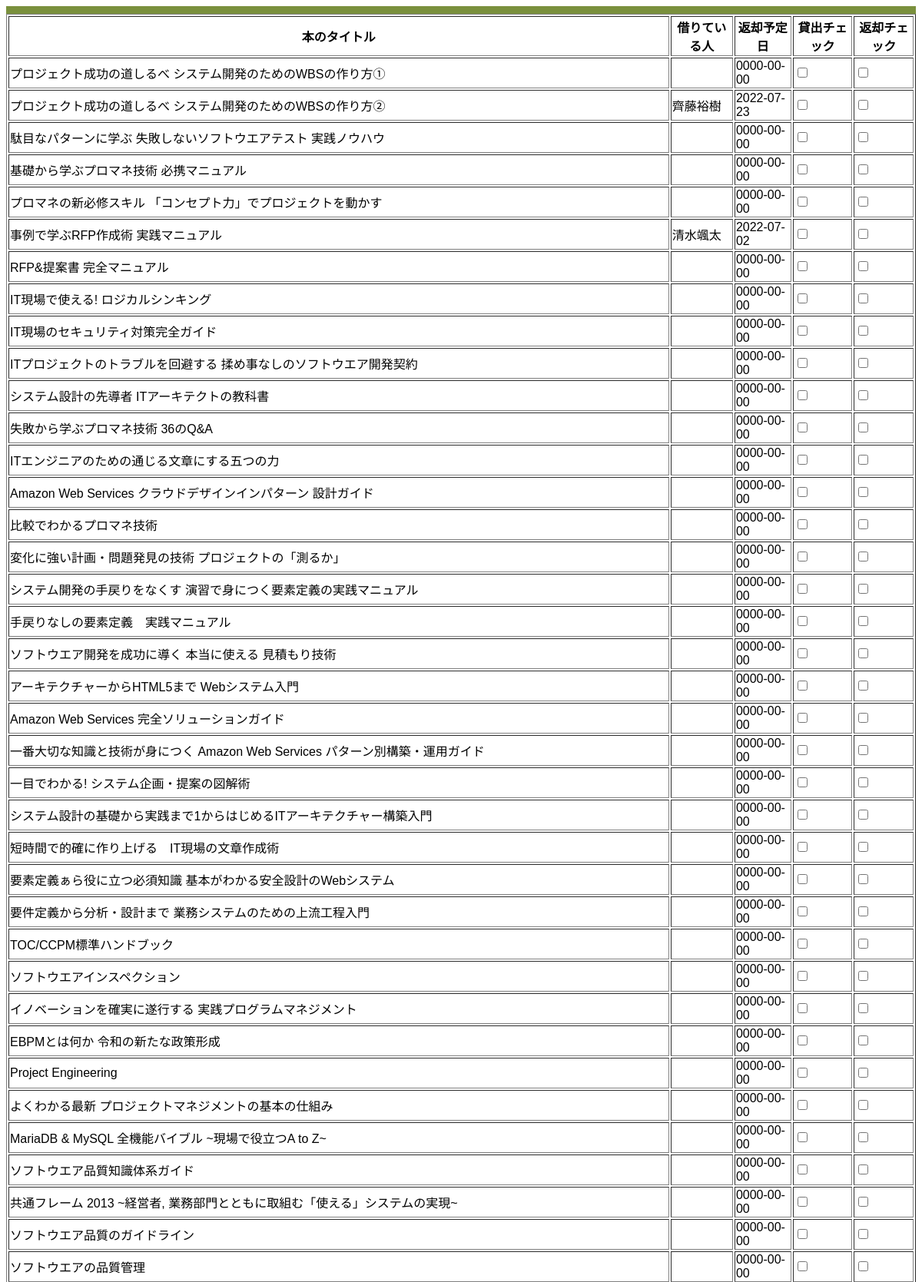
The page /application.php (upper part) on the database its author committed.
### tables this page shows
CREATE TABLE `books` (
  `id` int(11) NOT NULL AUTO_INCREMENT,
  `title` varchar(255) NOT NULL,
  `lending_day` date DEFAULT NULL,
  `users_name` varchar(255) NOT NULL,
  `return_day` date DEFAULT NULL,
  PRIMARY KEY (`id`)
);

### htdocs/db.php (called while the page is built, shortened)
<?php
function h($var) {
  if (is_array($var)) {
    return array_map('h', $var);
  } else {
    return htmlspecialchars($var, ENT_QUOTES, 'UTF-8');
  }
}

### htdocs/application.php (the view, shortened to what this page needs)
<!DOCTYPE html>
<html lang="ja">
  <head>
    <link rel='stylesheet' href='style.css' />
  </head>
  <body>
<form action="post.php" method="post">
  <table border="1">
  <tr>
   <th>本のタイトル</th>
   <th>借りている人</th>
   <th>返却予定日</th>
   <th>貸出チェック</th>
   <th>返却チェック</th>
 </tr>
<?php
$name = $_POST['book_name'];
require 'db.php';
$sql = 'SELECT * FROM books WHERE title LIKE "%'.$name.'%"';
$prepare = $db->prepare($sql);
$prepare->execute();
$result = $prepare->fetchAll(PDO::FETCH_ASSOC);
foreach ($result as $row) {
    $bookid = h($row['id']);
    $title = h($row['title']);
    $users = h($row['users_name']);
    $return = h($row['return_day']);
    echo "<tr><td>{$title}</td>
    <td>{$users}</td>
    <td>{$return}</td>
    <td><input type=\"checkbox\" name=\"chk[]\" value={$bookid}></td>
    <td><input type=\"checkbox\" name=\"ret[]\" value={$bookid}></td>
    </tr>";
}
?>
</table>
        <br>
        <input type="date" name="return"><br>
</form>
    </body>
</html>

### htdocs/style.css (style rules this page uses)
body { font-family: 'Hiragino Kaku Gothic Pro', 'Meiryo', sans-serif; border-top: 10px solid #7A903D !important; border-bottom: 10px solid #7A903D !important; }

### rows shown on the page
books: title "プロジェクト成功の道しるべ システム開発のためのWBSの作り方①", return_day "0000-00-00"
books: title "プロジェクト成功の道しるべ システム開発のためのWBSの作り方②", users_name "齊藤裕樹", return_day "2022-07-23"
books: title "駄目なパターンに学ぶ 失敗しないソフトウエアテスト 実践ノウハウ", return_day "0000-00-00"
books: title "基礎から学ぶプロマネ技術 必携マニュアル", return_day "0000-00-00"
books: title "プロマネの新必修スキル 「コンセプト力」でプロジェクトを動かす", return_day "0000-00-00"
books: title "事例で学ぶRFP作成術 実践マニュアル", users_name "清水颯太", return_day "2022-07-02"
books: title "RFP&提案書 完全マニュアル", return_day "0000-00-00"
books: title "IT現場で使える! ロジカルシンキング", return_day "0000-00-00"
books: title "IT現場のセキュリティ対策完全ガイド", return_day "0000-00-00"
books: title "ITプロジェクトのトラブルを回避する 揉め事なしのソフトウエア開発契約", return_day "0000-00-00"
books: title "システム設計の先導者 ITアーキテクトの教科書", return_day "0000-00-00"
books: title "失敗から学ぶプロマネ技術 36のQ&A", return_day "0000-00-00"
books: title "ITエンジニアのための通じる文章にする五つの力", return_day "0000-00-00"
books: title "Amazon Web Services クラウドデザインインパターン 設計ガイド", return_day "0000-00-00"
books: title "比較でわかるプロマネ技術", return_day "0000-00-00"
books: title "変化に強い計画・問題発見の技術 プロジェクトの「測るか」", return_day "0000-00-00"
books: title "システム開発の手戻りをなくす 演習で身につく要素定義の実践マニュアル", return_day "0000-00-00"
books: title "手戻りなしの要素定義 実践マニュアル", return_day "0000-00-00"
books: title "ソフトウエア開発を成功に導く 本当に使える 見積もり技術", return_day "0000-00-00"
books: title "アーキテクチャーからHTML5まで Webシステム入門", return_day "0000-00-00"
books: title "Amazon Web Services 完全ソリューションガイド", return_day "0000-00-00"
books: title "一番大切な知識と技術が身につく Amazon Web Services パターン別構築・運用ガイド", return_day "0000-00-00"
books: title "一目でわかる! システム企画・提案の図解術", return_day "0000-00-00"
books: title "システム設計の基礎から実践まで1からはじめるITアーキテクチャー構築入門", return_day "0000-00-00"
books: title "短時間で的確に作り上げる IT現場の文章作成術", return_day "0000-00-00"
books: title "要素定義ぁら役に立つ必須知識 基本がわかる安全設計のWebシステム", return_day "0000-00-00"
books: title "要件定義から分析・設計まで 業務システムのための上流工程入門", return_day "0000-00-00"
books: title "TOC/CCPM標準ハンドブック", return_day "0000-00-00"
books: title "ソフトウエアインスペクション", return_day "0000-00-00"
books: title "イノベーションを確実に遂行する 実践プログラムマネジメント", return_day "0000-00-00"
books: title "EBPMとは何か 令和の新たな政策形成", return_day "0000-00-00"
books: title "Project Engineering", return_day "0000-00-00"
books: title "よくわかる最新 プロジェクトマネジメントの基本の仕組み", return_day "0000-00-00"
books: title "MariaDB & MySQL 全機能バイブル ~現場で役立つA to Z~", return_day "0000-00-00"
books: title "ソフトウエア品質知識体系ガイド", return_day "0000-00-00"
books: title "共通フレーム 2013 ~経営者, 業務部門とともに取組む「使える」システムの実現~", return_day "0000-00-00"
books: title "ソフトウエア品質のガイドライン", return_day "0000-00-00"
books: title "ソフトウエアの品質管理", return_day "0000-00-00"
